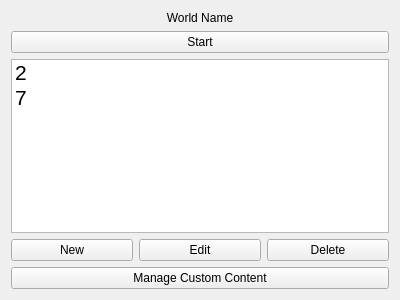
<?xml version="1.0" encoding="UTF-8"?>
<ui version="4.0">
 <class>Form</class>
 <widget class="QWidget" name="Form">
  <property name="geometry">
   <rect>
    <x>0</x>
    <y>0</y>
    <width>400</width>
    <height>300</height>
   </rect>
  </property>
  <property name="windowTitle">
   <string>D&amp;D Helper - World</string>
  </property>
  <layout class="QVBoxLayout" name="verticalLayout">
   <item>
    <widget class="QLabel" name="worldName">
     <property name="text">
      <string>World Name</string>
     </property>
     <property name="alignment">
      <set>Qt::AlignmentFlag::AlignCenter</set>
     </property>
    </widget>
   </item>
   <item>
    <widget class="QPushButton" name="startBtn">
     <property name="text">
      <string>Start</string>
     </property>
    </widget>
   </item>
   <item>
    <widget class="QListWidget" name="list">
     <property name="font">
      <font>
       <pointsize>16</pointsize>
      </font>
     </property>
     <item>
      <property name="text">
       <string>2</string>
      </property>
     </item>
     <item>
      <property name="text">
       <string>7</string>
      </property>
     </item>
    </widget>
   </item>
   <item>
    <layout class="QHBoxLayout" name="horizontalLayout">
     <item>
      <widget class="QPushButton" name="newBtn">
       <property name="text">
        <string>New</string>
       </property>
      </widget>
     </item>
     <item>
      <widget class="QPushButton" name="editBtn">
       <property name="text">
        <string>Edit</string>
       </property>
      </widget>
     </item>
     <item>
      <widget class="QPushButton" name="deleteBtn">
       <property name="text">
        <string>Delete</string>
       </property>
      </widget>
     </item>
    </layout>
   </item>
   <item>
    <widget class="QPushButton" name="customContent">
     <property name="text">
      <string>Manage Custom Content</string>
     </property>
    </widget>
   </item>
  </layout>
 </widget>
 <resources/>
 <connections/>
</ui>
